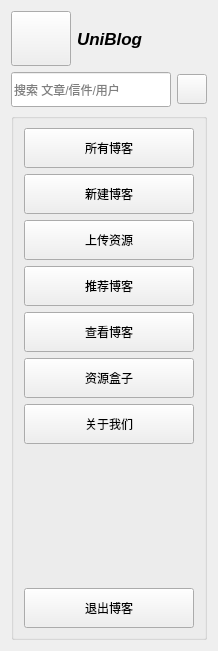
       <widget class="QWidget" name="FunBtMenuWidget" native="true">
        <property name="sizePolicy">
         <sizepolicy hsizetype="Preferred" vsizetype="Preferred">
          <horstretch>0</horstretch>
          <verstretch>0</verstretch>
         </sizepolicy>
        </property>
        <property name="minimumSize">
         <size>
          <width>201</width>
          <height>651</height>
         </size>
        </property>
        <layout class="QGridLayout" name="gridLayout_8">
         <item row="0" column="0">
          <layout class="QHBoxLayout" name="horizontalLayout_6">
           <item>
            <widget class="QPushButton" name="userHeadBt">
             <property name="sizePolicy">
              <sizepolicy hsizetype="Preferred" vsizetype="Preferred">
               <horstretch>0</horstretch>
               <verstretch>0</verstretch>
              </sizepolicy>
             </property>
             <property name="minimumSize">
              <size>
               <width>50</width>
               <height>55</height>
              </size>
             </property>
             <property name="maximumSize">
              <size>
               <width>16777215</width>
               <height>16777215</height>
              </size>
             </property>
             <property name="styleSheet">
              <string notr="true">border-image: url(:/resources/image/User/UserHead.jpg);</string>
             </property>
             <property name="text">
              <string/>
             </property>
            </widget>
           </item>
           <item>
            <widget class="QLabel" name="UsernameLable">
             <property name="minimumSize">
              <size>
               <width>130</width>
               <height>0</height>
              </size>
             </property>
             <property name="font">
              <font>
               <family>Arial</family>
               <pointsize>13</pointsize>
               <weight>75</weight>
               <italic>true</italic>
               <bold>true</bold>
              </font>
             </property>
             <property name="text">
              <string>UniBlog</string>
             </property>
            </widget>
           </item>
          </layout>
         </item>
         <item row="1" column="0">
          <layout class="QHBoxLayout" name="horizontalLayout_7">
           <item>
            <widget class="QLineEdit" name="findkeywordlineEdit">
             <property name="sizePolicy">
              <sizepolicy hsizetype="Preferred" vsizetype="Preferred">
               <horstretch>0</horstretch>
               <verstretch>0</verstretch>
              </sizepolicy>
             </property>
             <property name="minimumSize">
              <size>
               <width>160</width>
               <height>35</height>
              </size>
             </property>
             <property name="maximumSize">
              <size>
               <width>140</width>
               <height>16777215</height>
              </size>
             </property>
             <property name="placeholderText">
              <string>搜索 文章/信件/用户</string>
             </property>
            </widget>
           </item>
           <item>
            <widget class="QPushButton" name="findBlogEditBt">
             <property name="minimumSize">
              <size>
               <width>30</width>
               <height>30</height>
              </size>
             </property>
             <property name="maximumSize">
              <size>
               <width>30</width>
               <height>16777215</height>
              </size>
             </property>
             <property name="styleSheet">
              <string notr="true">border-image: url(:/resources/image/comimage/搜索1.png);</string>
             </property>
             <property name="text">
              <string/>
             </property>
            </widget>
           </item>
          </layout>
         </item>
         <item row="2" column="0">
          <widget class="QGroupBox" name="groupBox">
           <property name="title">
            <string/>
           </property>
           <layout class="QGridLayout" name="gridLayout">
            <item row="0" column="0">
             <widget class="QPushButton" name="AllCreateBlogBt">
              <property name="minimumSize">
               <size>
                <width>170</width>
                <height>40</height>
               </size>
              </property>
              <property name="maximumSize">
               <size>
                <width>170</width>
                <height>40</height>
               </size>
              </property>
              <property name="text">
               <string>所有博客</string>
              </property>
              <property name="icon">
               <iconset resource="resource.qrc">
                <normaloff>:/resources/image/comimage/创建模型.png</normaloff>:/resources/image/comimage/创建模型.png</iconset>
              </property>
              <property name="iconSize">
               <size>
                <width>20</width>
                <height>20</height>
               </size>
              </property>
             </widget>
            </item>
            <item row="2" column="0">
             <widget class="QPushButton" name="SendMesgBt">
              <property name="minimumSize">
               <size>
                <width>170</width>
                <height>40</height>
               </size>
              </property>
              <property name="maximumSize">
               <size>
                <width>170</width>
                <height>40</height>
               </size>
              </property>
              <property name="text">
               <string>上传资源</string>
              </property>
              <property name="icon">
               <iconset resource="resource.qrc">
                <normaloff>:/resources/image/comimage/刷新.png</normaloff>:/resources/image/comimage/刷新.png</iconset>
              </property>
              <property name="iconSize">
               <size>
                <width>20</width>
                <height>20</height>
               </size>
              </property>
             </widget>
            </item>
            <item row="5" column="0">
             <widget class="QPushButton" name="selfChatBoxBt">
              <property name="minimumSize">
               <size>
                <width>170</width>
                <height>40</height>
               </size>
              </property>
              <property name="maximumSize">
               <size>
                <width>170</width>
                <height>40</height>
               </size>
              </property>
              <property name="text">
               <string>资源盒子</string>
              </property>
              <property name="icon">
               <iconset resource="resource.qrc">
                <normaloff>:/resources/image/comimage/业务权限设置.png</normaloff>:/resources/image/comimage/业务权限设置.png</iconset>
              </property>
              <property name="iconSize">
               <size>
                <width>20</width>
                <height>20</height>
               </size>
              </property>
             </widget>
            </item>
            <item row="3" column="0">
             <widget class="QPushButton" name="commendBlogBt">
              <property name="minimumSize">
               <size>
                <width>170</width>
                <height>40</height>
               </size>
              </property>
              <property name="maximumSize">
               <size>
                <width>170</width>
                <height>40</height>
               </size>
              </property>
              <property name="text">
               <string>推荐博客</string>
              </property>
              <property name="icon">
               <iconset resource="resource.qrc">
                <normaloff>:/resources/image/comimage/搜索.png</normaloff>:/resources/image/comimage/搜索.png</iconset>
              </property>
              <property name="iconSize">
               <size>
                <width>20</width>
                <height>20</height>
               </size>
              </property>
             </widget>
            </item>
            <item row="4" column="0">
             <widget class="QPushButton" name="findBlogTextBt">
              <property name="minimumSize">
               <size>
                <width>170</width>
                <height>40</height>
               </size>
              </property>
              <property name="maximumSize">
               <size>
                <width>170</width>
                <height>40</height>
               </size>
              </property>
              <property name="text">
               <string>查看博客</string>
              </property>
              <property name="icon">
               <iconset resource="resource.qrc">
                <normaloff>:/resources/image/comimage/版本管理.png</normaloff>:/resources/image/comimage/版本管理.png</iconset>
              </property>
              <property name="iconSize">
               <size>
                <width>20</width>
                <height>20</height>
               </size>
              </property>
             </widget>
            </item>
            <item row="6" column="0">
             <widget class="QPushButton" name="HelpOurBt">
              <property name="minimumSize">
               <size>
                <width>170</width>
                <height>40</height>
               </size>
              </property>
              <property name="maximumSize">
               <size>
                <width>170</width>
                <height>40</height>
               </size>
              </property>
              <property name="text">
               <string>关于我们</string>
              </property>
              <property name="icon">
               <iconset resource="resource.qrc">
                <normaloff>:/resources/image/comimage/功能菜单信息.png</normaloff>:/resources/image/comimage/功能菜单信息.png</iconset>
              </property>
              <property name="iconSize">
               <size>
                <width>20</width>
                <height>20</height>
               </size>
              </property>
             </widget>
            </item>
            <item row="1" column="0">
             <widget class="QPushButton" name="NewCreateBlogBt">
              <property name="minimumSize">
               <size>
                <width>170</width>
                <height>40</height>
               </size>
              </property>
              <property name="maximumSize">
               <size>
                <width>170</width>
                <height>40</height>
               </size>
              </property>
              <property name="text">
               <string>新建博客</string>
              </property>
              <property name="icon">
               <iconset resource="resource.qrc">
                <normaloff>:/resources/image/comimage/编辑.png</normaloff>:/resources/image/comimage/编辑.png</iconset>
              </property>
              <property name="iconSize">
               <size>
                <width>20</width>
                <height>20</height>
               </size>
              </property>
             </widget>
            </item>
            <item row="7" column="0">
             <spacer name="verticalSpacer">
              <property name="orientation">
               <enum>Qt::Vertical</enum>
              </property>
              <property name="sizeHint" stdset="0">
               <size>
                <width>20</width>
                <height>40</height>
               </size>
              </property>
             </spacer>
            </item>
            <item row="8" column="0">
             <widget class="QPushButton" name="quitBlogBt">
              <property name="minimumSize">
               <size>
                <width>170</width>
                <height>40</height>
               </size>
              </property>
              <property name="maximumSize">
               <size>
                <width>170</width>
                <height>40</height>
               </size>
              </property>
              <property name="text">
               <string>退出博客</string>
              </property>
              <property name="icon">
               <iconset resource="resource.qrc">
                <normaloff>:/resources/image/comimage/收起.png</normaloff>:/resources/image/comimage/收起.png</iconset>
              </property>
             </widget>
            </item>
           </layout>
          </widget>
         </item>
        </layout>
       </widget>
